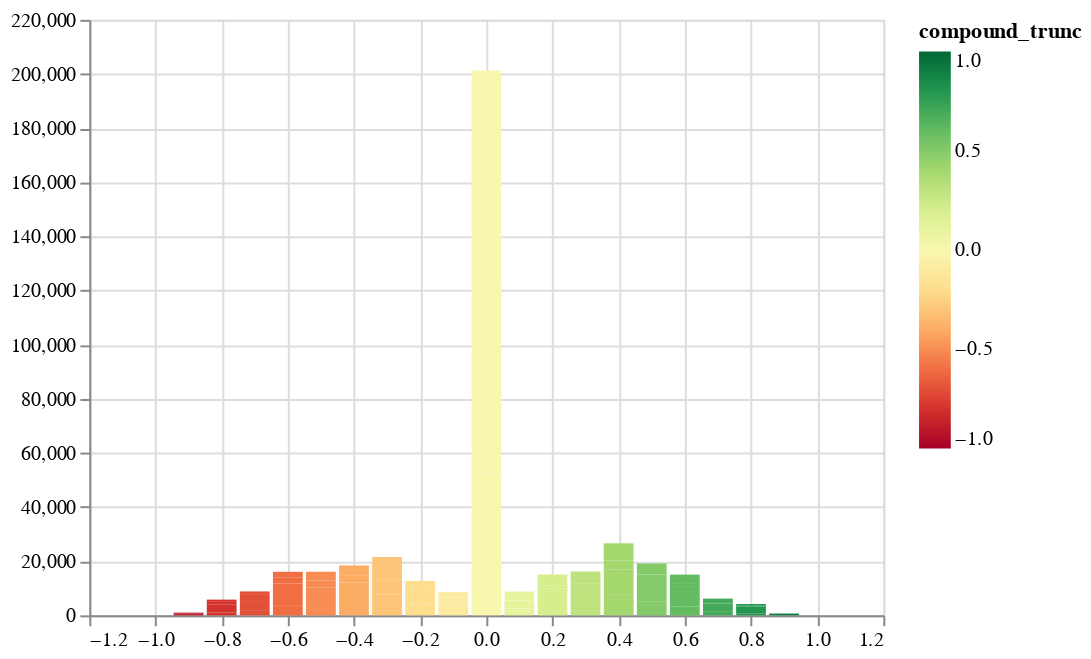

The cell this chart's notebook holds for it:
### Code cell
import altair as alt

df["compound_trunc"] = df.compound.round(1) # Truncate compound scores into 0.1 buckets 

res = (df.groupby(["compound_trunc","CATEGORY"])["ID"]
        .count()
        .reset_index()
        .rename(columns={"ID": "count"})
      )

hist = alt.Chart(res).mark_bar(width=15).encode(
    alt.X("compound_trunc:Q", axis=alt.Axis(title="")),
    y=alt.Y('count:Q', axis=alt.Axis(title="")),
    color=alt.Color('compound_trunc:Q', scale=alt.Scale(scheme='redyellowgreen')), 
    tooltip=['compound_trunc', 'count']
)

stacked_bar = alt.Chart(res).mark_bar().encode(
    x = "CATEGORY",
    y=alt.Y('count:Q', stack='normalize', axis=alt.Axis(title="", labels=False)),
    color=alt.Color('compound_trunc', scale=alt.Scale(scheme='redyellowgreen')), 
    tooltip=['compound_trunc', 'CATEGORY', 'count'],
    order=alt.Order(
      # Sort the segments of the bars by this field
      'compound_trunc',
      sort='ascending')
).properties(width = 150)

hist

### Figure 1 — Vega-Lite specification as saved in the notebook (floating-point values rounded to 4 significant figures)
{"config": {"view": {"continuousWidth": 400, "continuousHeight": 300}}, "data": {"name": "data-b2238aa1bf302e49fa256d9a20125891"}, "mark": {"type": "bar", "width": 15}, "encoding": {"color": {"type": "quantitative", "field": "compound_trunc", "scale": {"scheme": "redyellowgreen"}}, "tooltip": [{"type": "quantitative", "field": "compound_trunc"}, {"type": "quantitative", "field": "count"}], "x": {"type": "quantitative", "axis": {"title": ""}, "field": "compound_trunc"}, "y": {"type": "quantitative", "axis": {"title": ""}, "field": "count"}}, "$schema": "https://vega.github.io/schema/vega-lite/v4.8.1.json", "datasets": {"data-b2238aa1bf302e49fa256d9a20125891": [{"compound_trunc": -1.0, "CATEGORY": "business", "count": 1}, {"compound_trunc": -1.0, "CATEGORY": "entertainment", "count": 7}, {"compound_trunc": -1.0, "CATEGORY": "science and technology", "count": 1}, {"compound_trunc": -0.9, "CATEGORY": "business", "count": 134}, {"compound_trunc": -0.9, "CATEGORY": "entertainment", "count": 610}, {"compound_trunc": -0.9, "CATEGORY": "health", "count": 221}, {"compound_trunc": -0.9, "CATEGORY": "science and technology", "count": 63}, {"compound_trunc": -0.8, "CATEGORY": "business", "count": 996}, {"compound_trunc": -0.8, "CATEGORY": "entertainment", "count": 2946}, {"compound_trunc": -0.8, "CATEGORY": "health", "count": 1306}, {"compound_trunc": -0.8, "CATEGORY": "science and technology", "count": 558}, {"compound_trunc": -0.7, "CATEGORY": "business", "count": 1932}, {"compound_trunc": -0.7, "CATEGORY": "entertainment", "count": 3351}, {"compound_trunc": -0.7, "CATEGORY": "health", "count": 2275}, {"compound_trunc": -0.7, "CATEGORY": "science and technology", "count": 1276}, {"compound_trunc": -0.6, "CATEGORY": "business", "count": 3497}, {"compound_trunc": -0.6, "CATEGORY": "entertainment", "count": 8239}, {"compound_trunc": -0.6, "CATEGORY": "health", "count": 2341}, {"compound_trunc": -0.6, "CATEGORY": "science and technology", "count": 2007}, {"compound_trunc": -0.5, "CATEGORY": "business", "count": 3840}, {"compound_trunc": -0.5, "CATEGORY": "entertainment", "count": 6364}, {"compound_trunc": -0.5, "CATEGORY": "health", "count": 2592}, {"compound_trunc": -0.5, "CATEGORY": "science and technology", "count": 3302}, {"compound_trunc": -0.4, "CATEGORY": "business", "count": 6050}, {"compound_trunc": -0.4, "CATEGORY": "entertainment", "count": 6053}, {"compound_trunc": -0.4, "CATEGORY": "health", "count": 2740}, {"compound_trunc": -0.4, "CATEGORY": "science and technology", "count": 3607}, {"compound_trunc": -0.3, "CATEGORY": "business", "count": 7667}, {"compound_trunc": -0.3, "CATEGORY": "entertainment", "count": 5691}, {"compound_trunc": -0.3, "CATEGORY": "health", "count": 2650}, {"compound_trunc": -0.3, "CATEGORY": "science and technology", "count": 5558}, {"compound_trunc": -0.2, "CATEGORY": "business", "count": 4081}, {"compound_trunc": -0.2, "CATEGORY": "entertainment", "count": 4532}, {"compound_trunc": -0.2, "CATEGORY": "health", "count": 1047}, {"compound_trunc": -0.2, "CATEGORY": "science and technology", "count": 3071}, {"compound_trunc": -0.1, "CATEGORY": "business", "count": 3331}, {"compound_trunc": -0.1, "CATEGORY": "entertainment", "count": 2273}, {"compound_trunc": -0.1, "CATEGORY": "health", "count": 1027}, {"compound_trunc": -0.1, "CATEGORY": "science and technology", "count": 1928}, {"compound_trunc": 0.0, "CATEGORY": "business", "count": 52727}, {"compound_trunc": 0.0, "CATEGORY": "entertainment", "count": 68899}, {"compound_trunc": 0.0, "CATEGORY": "health", "count": 19059}, {"compound_trunc": 0.0, "CATEGORY": "science and technology", "count": 60576}, {"compound_trunc": 0.1, "CATEGORY": "business", "count": 2605}, {"compound_trunc": 0.1, "CATEGORY": "entertainment", "count": 2895}, {"compound_trunc": 0.1, "CATEGORY": "health", "count": 910}, {"compound_trunc": 0.1, "CATEGORY": "science and technology", "count": 2368}, {"compound_trunc": 0.2, "CATEGORY": "business", "count": 4935}, {"compound_trunc": 0.2, "CATEGORY": "entertainment", "count": 4901}, {"compound_trunc": 0.2, "CATEGORY": "health", "count": 1080}, {"compound_trunc": 0.2, "CATEGORY": "science and technology", "count": 4166}, {"compound_trunc": 0.3, "CATEGORY": "business", "count": 6036}, {"compound_trunc": 0.3, "CATEGORY": "entertainment", "count": 4455}, {"compound_trunc": 0.3, "CATEGORY": "health", "count": 1396}, {"compound_trunc": 0.3, "CATEGORY": "science and technology", "count": 4318}, {"compound_trunc": 0.4, "CATEGORY": "business", "count": 7566}, {"compound_trunc": 0.4, "CATEGORY": "entertainment", "count": 9302}, {"compound_trunc": 0.4, "CATEGORY": "health", "count": 3391}, {"compound_trunc": 0.4, "CATEGORY": "science and technology", "count": 6358}, {"compound_trunc": 0.5, "CATEGORY": "business", "count": 5002}, {"compound_trunc": 0.5, "CATEGORY": "entertainment", "count": 8434}, {"compound_trunc": 0.5, "CATEGORY": "health", "count": 1675}, {"compound_trunc": 0.5, "CATEGORY": "science and technology", "count": 4082}, {"compound_trunc": 0.6, "CATEGORY": "business", "count": 3194}, {"compound_trunc": 0.6, "CATEGORY": "entertainment", "count": 7626}, {"compound_trunc": 0.6, "CATEGORY": "health", "count": 1104}, {"compound_trunc": 0.6, "CATEGORY": "science and technology", "count": 3126}, {"compound_trunc": 0.7, "CATEGORY": "business", "count": 1552}, {"compound_trunc": 0.7, "CATEGORY": "entertainment", "count": 2835}, {"compound_trunc": 0.7, "CATEGORY": "health", "count": 527}, {"compound_trunc": 0.7, "CATEGORY": "science and technology", "count": 1263}, {"compound_trunc": 0.8, "CATEGORY": "business", "count": 750}, {"compound_trunc": 0.8, "CATEGORY": "entertainment", "count": 2546}, {"compound_trunc": 0.8, "CATEGORY": "health", "count": 264}, {"compound_trunc": 0.8, "CATEGORY": "science and technology", "count": 628}, {"compound_trunc": 0.9, "CATEGORY": "business", "count": 71}, {"compound_trunc": 0.9, "CATEGORY": "entertainment", "count": 508}, {"compound_trunc": 0.9, "CATEGORY": "health", "count": 34}, {"compound_trunc": 0.9, "CATEGORY": "science and technology", "count": 87}, {"compound_trunc": 1.0, "CATEGORY": "entertainment", "count": 2}, {"compound_trunc": 1.0, "CATEGORY": "science and technology", "count": 1}]}}
